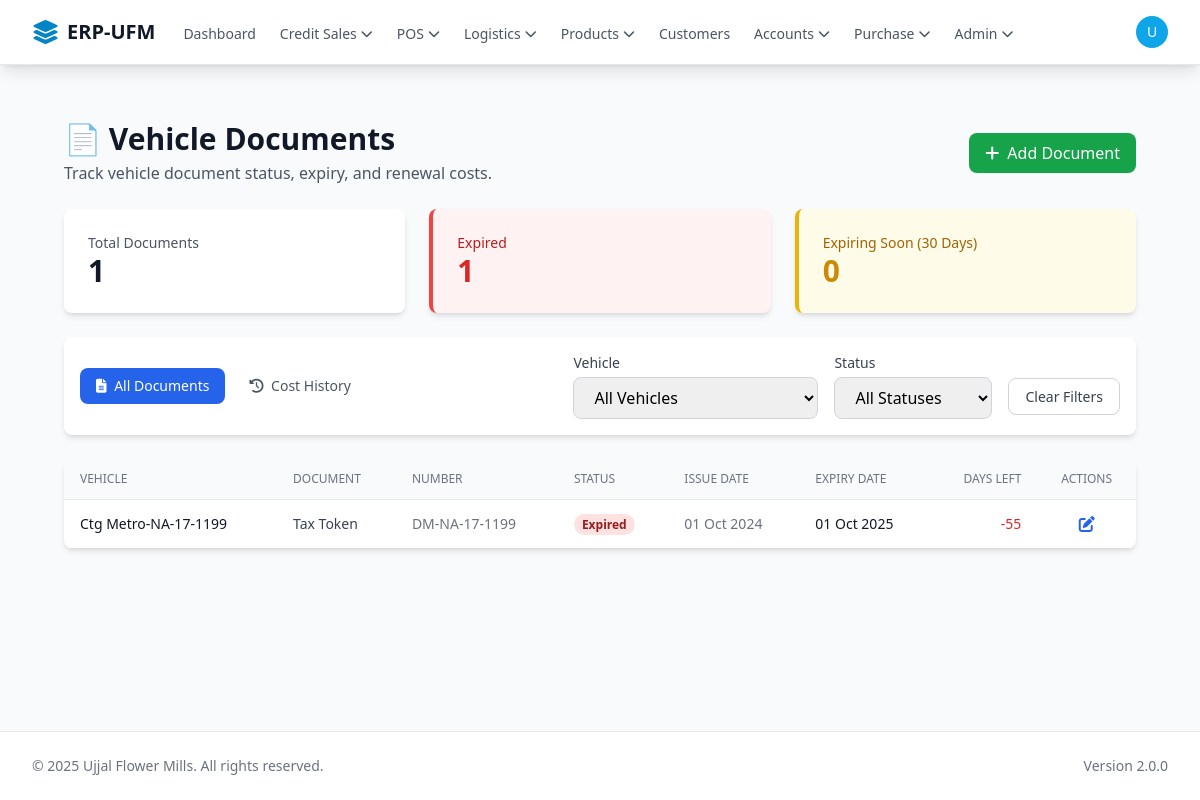
/logistics/vehicles/documents/index.php?vehicle_id=5 (signed in), run on the app's committed database.
### tables this page shows
CREATE TABLE `vehicle_documents` (
  `id` int(11) NOT NULL,
  `vehicle_id` int(11) NOT NULL,
  `document_type` varchar(100) NOT NULL,
  `document_number` varchar(100) DEFAULT NULL,
  `issue_date` date DEFAULT NULL,
  `expiry_date` date DEFAULT NULL,
  `file_path` varchar(255) DEFAULT NULL,
  `notes` text DEFAULT NULL,
  `created_at` timestamp NULL DEFAULT current_timestamp()
);

CREATE TABLE `vehicles` (
  `id` int(11) NOT NULL,
  `vehicle_number` varchar(50) NOT NULL,
  `vehicle_type` enum('Own','Rented') NOT NULL DEFAULT 'Own',
  `category` enum('Truck','Van','Pickup','Motorcycle','Other') DEFAULT 'Truck',
  `capacity_kg` decimal(10,2) DEFAULT 0.00,
  `fuel_type` enum('Diesel','Petrol','CNG','Electric') DEFAULT 'Diesel',
  `make` varchar(100) DEFAULT NULL,
  `model` varchar(100) DEFAULT NULL,
  `year` int(11) DEFAULT NULL,
  `status` enum('Active','Maintenance','Inactive') DEFAULT 'Active',
  `ownership_status` enum('Owned','Leased','Rented') DEFAULT 'Owned',
  `assigned_branch_id` bigint(20) UNSIGNED DEFAULT NULL,
  `rental_rate_per_day` decimal(10,2) DEFAULT NULL,
  `rental_start_date` date DEFAULT NULL,
  `rental_end_date` date DEFAULT NULL,
  `rental_vendor_name` varchar(255) DEFAULT NULL,
  `rental_vendor_phone` varchar(20) DEFAULT NULL,
  `purchase_date` date DEFAULT NULL,
  `purchase_price` decimal(12,2) DEFAULT NULL,
  `current_mileage` decimal(10,2) DEFAULT 0.00,
  `next_service_due_date` date DEFAULT NULL,
  `next_service_due_mileage` decimal(10,2) DEFAULT NULL,
  `notes` text DEFAULT NULL,
  `created_at` timestamp NULL DEFAULT current_timestamp(),
  `updated_at` timestamp NULL DEFAULT current_timestamp() ON UPDATE current_timestamp()
);

### core/init.php (called while the page is built, shortened)
<?php
spl_autoload_register(function ($class) {
    $class_file = __DIR__ . '/classes/' . $class . '.php';
});
$db = Database::getInstance();

### core/classes/Database.php (called while the page is built, shortened)
<?php
class Database
{
    private static $_instance = null;
    private $_pdo,
            $_query,
            $_error = false,
            $_results,
            $_count = 0;
    private function __construct()
    {
        try {
            $options = [
                PDO::ATTR_PERSISTENT => true,
                PDO::ATTR_ERRMODE => PDO::ERRMODE_EXCEPTION,
                PDO::ATTR_DEFAULT_FETCH_MODE => PDO::FETCH_OBJ,
                PDO::MYSQL_ATTR_INIT_COMMAND => "SET NAMES utf8mb4 COLLATE utf8mb4_unicode_ci"
            ];
            $this->_pdo = new PDO('mysql:host=' . DB_HOST . ';dbname=' . DB_NAME . ';charset=utf8mb4', DB_USER, DB_PASS, $options);
        } catch (PDOException $e) {
            error_log("Database Connection Error: " . $e->getMessage());
            die("Database connection failed. Please check logs or contact support.");
        }
    }
    public static function getInstance()
    {
        if (!isset(self::$_instance)) {
            self::$_instance = new Database();
        }
        return self::$_instance;
    }
    public function query($sql, $params = [])
    {
        $this->_results = [];
        try {
            $this->_query = $this->_pdo->prepare($sql);
            $success = $this->_query->execute($params);
            if ($success) {
                if (stripos(trim($sql), 'SELECT') === 0) {
                    $this->_results = $this->_query->fetchAll(PDO::FETCH_OBJ);
                } else {
                    $this->_count = $this->_query->rowCount();
                }
            }
        } catch (PDOException $e) {
            $this->_error = true;
            error_log("SQL Error [{$e->getCode()}]: {$e->getMessage()} in query: $sql | Params: " . print_r($params, true));
        }
        return $this;
    }
    public function results()
    {
        return $this->_results;
    }
    public function first()
    {
        return $this->_results[0] ?? null;
    }
}
?>

### logistics/vehicles/documents/index.php (the view, shortened to what this page needs)
<?php
require_once '../../../core/init.php';
global $db;
$status_filter = $_GET['status'] ?? 'all';
$where_conditions = [];
$params = [];
$today = date('Y-m-d');
$soon_date = date('Y-m-d', strtotime('+30 days'));
$where_clause = !empty($where_conditions) ? 'WHERE ' . implode(' AND ', $where_conditions) : '';
$documents = $db->query(
    "SELECT vd.*, v.vehicle_number, v.model
     FROM vehicle_documents vd
     JOIN vehicles v ON vd.vehicle_id = v.id
     $where_clause
     ORDER BY vd.expiry_date ASC",
    $params
)->results();
$stats = $db->query(
    "SELECT
        COUNT(*) as total_docs,
        SUM(CASE WHEN expiry_date < ? THEN 1 ELSE 0 END) as total_expired,
        SUM(CASE WHEN expiry_date BETWEEN ? AND ? THEN 1 ELSE 0 END) as total_expiring_soon
     FROM vehicle_documents",
    [$today, $today, $soon_date]
)->first();
require_once '../../../templates/header.php';
?>
<div class="max-w-screen-2xl mx-auto px-4 sm:px-6 lg:px-8 py-6" x-data="{ activeTab: 'documents' }">
    <div class="flex justify-between items-center mb-6">
        <div>
            <h1 class="text-3xl font-bold text-gray-900">📄 Vehicle Documents</h1>
            <p class="text-gray-600 mt-1">Track vehicle document status, expiry, and renewal costs.</p>
        </div>
        <a href="manage.php" class="px-4 py-2 bg-green-600 text-white rounded-lg hover:bg-green-700 shadow-sm">
            <i class="fas fa-plus mr-2"></i>Add Document
        </a>
    </div>
    <div class="grid grid-cols-1 md:grid-cols-3 gap-6 mb-6">
        <div class="bg-white rounded-lg shadow-md p-6">
            <p class="text-sm text-gray-600">Total Documents</p>
            <p class="text-3xl font-bold text-gray-900"><?php echo $stats->total_docs ?? 0; ?></p>
        </div>
        <div class="bg-red-50 rounded-lg shadow-md p-6 border-l-4 border-red-500">
            <p class="text-sm text-red-700">Expired</p>
            <p class="text-3xl font-bold text-red-600"><?php echo $stats->total_expired ?? 0; ?></p>
        </div>
        <div class="bg-yellow-50 rounded-lg shadow-md p-6 border-l-4 border-yellow-500">
            <p class="text-sm text-yellow-700">Expiring Soon (30 Days)</p>
            <p class="text-3xl font-bold text-yellow-600"><?php echo $stats->total_expiring_soon ?? 0; ?></p>
        </div>
    </div>
    <div class="bg-white rounded-lg shadow-md p-4 mb-6">
        <div class="flex justify-between items-center">
            <nav class="flex space-x-2">
                <button @click="activeTab = 'documents'"
                        :class="activeTab === 'documents' ? 'bg-blue-600 text-white' : 'text-gray-600 hover:bg-gray-100'"
                        class="px-4 py-2 font-medium text-sm rounded-lg transition-all">
                    <i class="fas fa-file-alt mr-1"></i> All Documents
                </button>
                <button @click="activeTab = 'cost_history'"
                        :class="activeTab === 'cost_history' ? 'bg-blue-600 text-white' : 'text-gray-600 hover:bg-gray-100'"
                        class="px-4 py-2 font-medium text-sm rounded-lg transition-all">
                    <i class="fas fa-history mr-1"></i> Cost History
                </button>
            </nav>
            <form method="GET" class="flex flex-wrap gap-4 items-center">
                <div>
                    <label for="vehicle_filter" class="block text-sm font-medium text-gray-700 mb-1">Vehicle</label>
                    <select id="vehicle_filter" name="vehicle" class="px-4 py-2 border border-gray-300 rounded-lg" onchange="this.form.submit()">
                        <option value="all">All Vehicles</option>
                    </select>
                </div>
                <div>
                    <label for="status_filter" class="block text-sm font-medium text-gray-700 mb-1">Status</label>
                    <select id="status_filter" name="status" class="px-4 py-2 border border-gray-300 rounded-lg" onchange="this.form.submit()">
                        <option value="all" <?php echo $status_filter == 'all' ? 'selected' : ''; ?>>All Statuses</option>
                    </select>
                </div>
                <div class="pt-5">
                    <a href="index.php" class="px-4 py-2 border border-gray-300 rounded-lg text-sm text-gray-700 hover:bg-gray-50">Clear Filters</a>
                </div>
            </form>
        </div>
    </div>
    <div class="bg-white rounded-lg shadow-md overflow-hidden">
        <div x-show="activeTab === 'documents'" class="overflow-x-auto">
            <table class="min-w-full divide-y divide-gray-200">
                <thead class="bg-gray-50">
                    <tr>
                        <th class="px-4 py-3 text-left text-xs font-medium text-gray-500 uppercase">Vehicle</th>
                        <th class="px-4 py-3 text-left text-xs font-medium text-gray-500 uppercase">Document</th>
                        <th class="px-4 py-3 text-left text-xs font-medium text-gray-500 uppercase">Number</th>
                        <th class="px-4 py-3 text-left text-xs font-medium text-gray-500 uppercase">Status</th>
                        <th class="px-4 py-3 text-left text-xs font-medium text-gray-500 uppercase">Issue Date</th>
                        <th class="px-4 py-3 text-left text-xs font-medium text-gray-500 uppercase">Expiry Date</th>
                        <th class="px-4 py-3 text-right text-xs font-medium text-gray-500 uppercase">Days Left</th>
                        <th class="px-4 py-3 text-center text-xs font-medium text-gray-500 uppercase">Actions</th>
                    </tr>
                </thead>
                <tbody class="bg-white divide-y divide-gray-200">
                    <?php if (empty($documents)): ?>
                    <tr>
                        <td colspan="8" class="px-4 py-8 text-center text-gray-500">No documents found for this filter.</td>
                    </tr>
                    <?php else: ?>
                        <?php
                        foreach ($documents as $doc):
                            $status_color = 'green';
                            $status_text = 'OK';
                            $days_left_text = '-';
                            if ($doc->expiry_date) {
                                try {
                                    $expiry = new DateTime($doc->expiry_date);
                                    $diff = (new DateTime())->diff($expiry);
                                    $days_left_num = (int)$diff->format('%r%a');
                                    $days_left_text = $days_left_num;
                                    if ($days_left_num <= 0) {
                                        $status_color = 'red';
                                        $status_text = 'Expired';
                                    } elseif ($days_left_num <= 30) {
                                        $status_color = 'yellow';
                                        $status_text = 'Expiring Soon';
                                    }
                                } catch (Exception $e) {}
                            }
                        ?>
                        <tr class="hover:bg-gray-50">
                            <td class="px-4 py-3 text-sm font-medium text-gray-900"><?php echo htmlspecialchars($doc->vehicle_number); ?></td>
                            <td class="px-4 py-3 text-sm text-gray-700"><?php echo htmlspecialchars($doc->document_type); ?></td>
                            <td class="px-4 py-3 text-sm text-gray-500"><?php echo htmlspecialchars($doc->document_number ?? '-'); ?></td>
                            <td class="px-4 py-3 text-sm">
                                <span class="px-2 py-0.5 text-xs font-bold rounded-full bg-<?php echo $status_color; ?>-100 text-<?php echo $status_color; ?>-800">
                                    <?php echo $status_text; ?>
                                </span>
                            </td>
                            <td class="px-4 py-3 text-sm text-gray-500"><?php echo $doc->issue_date ? date('d M Y', strtotime($doc->issue_date)) : '-'; ?></td>
                            <td class="px-4 py-3 text-sm font-medium text-gray-900"><?php echo $doc->expiry_date ? date('d M Y', strtotime($doc->expiry_date)) : '-'; ?></td>
                            <td class="px-4 py-3 text-sm text-right font-medium text-<?php echo $status_color; ?>-600"><?php echo $days_left_text; ?></td>
                            <td class="px-4 py-3 text-center">
                                <a href="manage.php?id=<?php echo $doc->id; ?>" class="text-blue-600 hover:text-blue-800" title="Edit">
                                    <i class="fas fa-edit"></i>
                                </a>
                            </td>
                        </tr>
                        <?php endforeach; ?>
                    <?php endif; ?>
                </tbody>
            </table>
        </div>
    </div>
</div>
<?php require_once '../../../templates/footer.php'; ?>

### data on the page
vehicle_documents: vehicle.vehicle_number "Ctg Metro-NA-17-1199", document_type "Tax Token", document_number "DM-NA-17-1199", expiry_date "Expired", issue_date "01 Oct 2024", expiry_date "01 Oct 2025", expiry_date "-55"

### other printed values
APP_NAME "ERP-UFM"
substr($currentUser['display_name'] ?? 'U', 0, 1) "U"
$stats->total_docs "1"
$stats->total_expired "1"
$stats->total_expiring_soon "0"
APP_VERSION "2.0.0"
